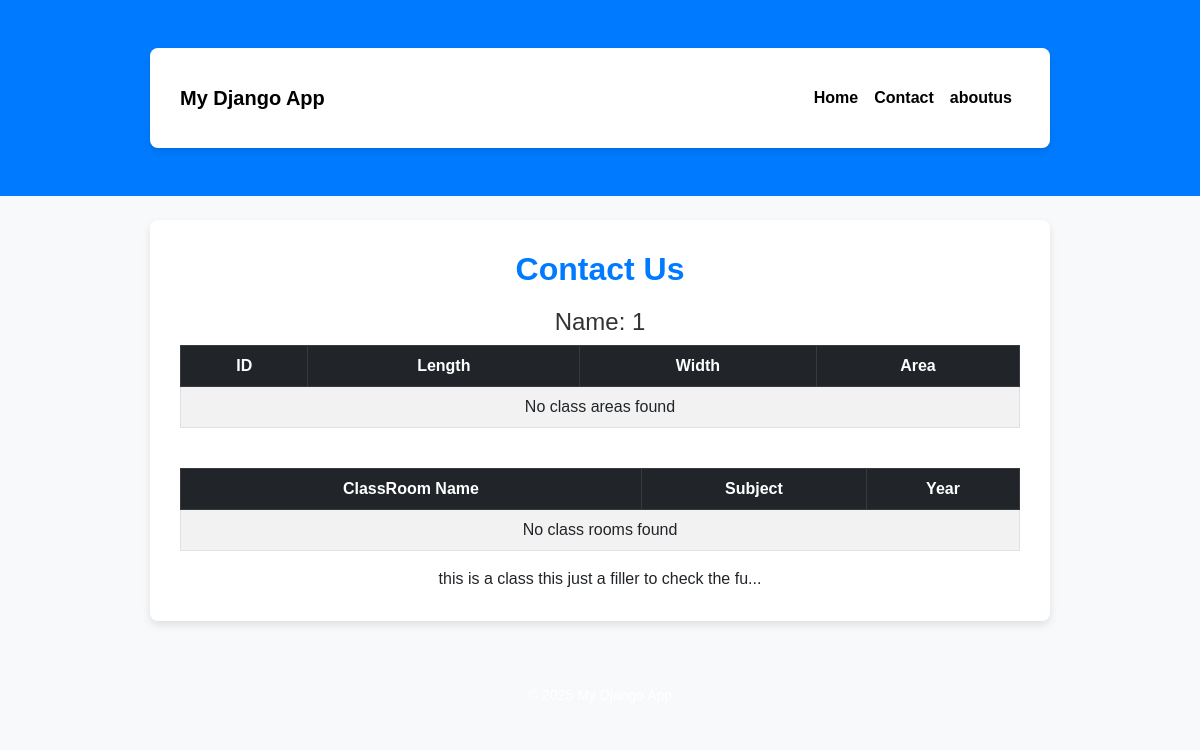
The page /contact/1/ on the database as committed earlier.
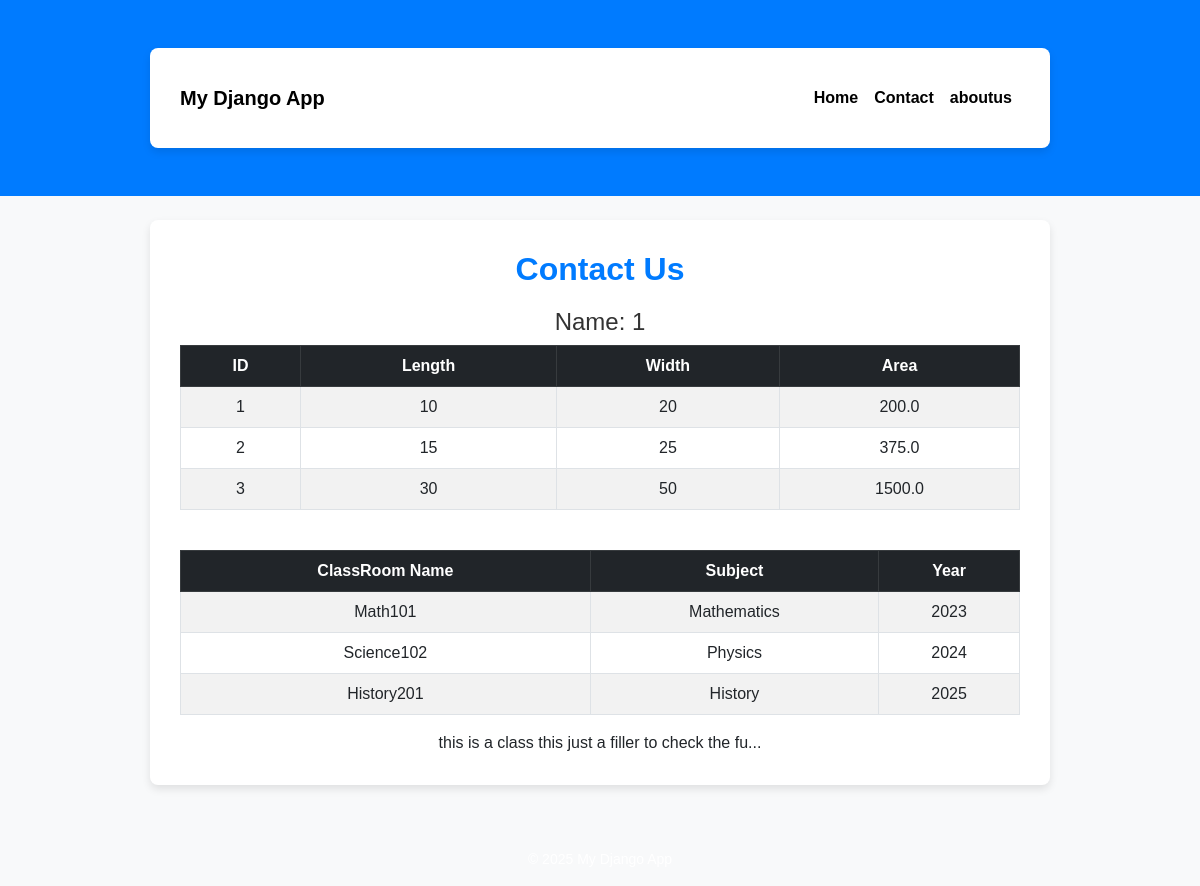
The same page on the database as committed later.
### myapp/models.py (models this page shows, shortened)
class ClassArea(models.Model):
    length = models.IntegerField(verbose_name="Class Length")
    width = models.IntegerField(verbose_name="Class Width")

class ClassRoom(models.Model):
    name = models.CharField(verbose_name="Class Name", max_length=50, unique=True)
    subject = models.CharField(verbose_name="Subject", max_length=50)
    year = models.IntegerField(verbose_name="Year")

### myapp/views.py (the view)
# urls.py: path('contact/<int:contact_id>/', contact, name='contact'), # "/contact/" ("/contact") = My contact Function in views
def contact(request,contact_id):
    class_areas = ClassArea.objects.all()
    class_rooms = ClassRoom.objects.all()  # Get all ClassRoom objects
    context = {
        "class_id": contact_id,
        "description":"this is a class this just a filler to check the funcationality of the if function inside Contact.html",
        "class_areas" : class_areas,
        "class_rooms":class_rooms
               }  # Passes 'name' to template
    return render(request, "contact.html", context)

### myapp/templatetags/custom_filters.py (called while the page is built)
@register.filter
def multiply(value, arg):
    try:
        return float(value) * float(arg)
    except (ValueError, TypeError):
        return 0  # Return 0 if there's an error

### myapp/templates/contact.html (shortened to what this page needs)
{% extends "base.html" %}
{% load static %}
{% load custom_filters %}
{% block content %}
    <h1>Contact Us</h1>
    <h2>Name: {{ class_id }}</h2>
    <table class="table table-bordered table-striped">
        <thead class="table-dark">
            <tr>
                <th>ID</th>
                <th>Length</th>
                <th>Width</th>
                <th>Area</th>
            </tr>
        </thead>
        <tbody>
            {% for class_area in class_areas %}
            <tr>
                <td>{{ class_area.id }}</td>
                <td>{{ class_area.length }}</td>
                <td>{{ class_area.width }}</td>
                <td>{{ class_area.length|multiply:class_area.width }}</td>
            </tr>
            {% empty %}
            <tr>
                <td colspan="4" class="text-center">No class areas found</td>
            </tr>
            {% endfor %}
        </tbody>
    </table>
    <br/>
    <table class="table table-bordered table-striped">
        <thead class="table-dark">
            <tr>
                <th>ClassRoom Name</th>
                <th>Subject</th>
                <th>Year</th>
            </tr>
        </thead>
        <tbody>
            {% for class_room in class_rooms %}
            <tr>
                <td>{{ class_room.name }}</td>
                <td>{{ class_room.subject }}</td>
                <td>{{ class_room.year }}</td>
            </tr>
            {% empty %}
            <tr>
                <td colspan="3" class="text-center">No class rooms found</td>
            </tr>
            {% endfor %}
        </tbody>
    </table>
    {% if description %}
        {% if description|length > 50 %}
            {{ description|slice:":50" }}...
        {% else %}
            {{ description }}
        {% endif %}
    {% else %}
        <p>No description available.</p>
    {% endif %}
{% endblock %}

### templates/base.html (shortened to what this page needs)
<!DOCTYPE html>
<html lang="en">
<head>
    {% load static %}
    <link rel="stylesheet" href="https://cdn.jsdelivr.net/npm/bootstrap@5.3.0/dist/css/bootstrap.min.css">
    <link rel="stylesheet" href="{% static 'css/style.css' %}">
</head>
<body>
    <nav class="navbar navbar-expand-lg navbar-light bg-light">
        <div class="container">
            <a class="navbar-brand" href="{% url 'home' %}">My Django App</a>
            <div class="collapse navbar-collapse" id="navbarNav">
                <ul class="navbar-nav ms-auto">
                    <li class="nav-item">
                        <a class="nav-link" href="{% url 'home' %}">Home</a>
                    </li>
                    <li class="nav-item">
                        <a class="nav-link" href="{% url 'contact' contact_id=1 %}">Contact</a>
                    </li>
                    <li class="nav-item">
                        <a class="nav-link" href="{% url 'about_us' %}">aboutus</a>
                    </li>
                </ul>
            </div>
        </div>
    </nav>
    <div class="container mt-4">
        {% block content %}{% endblock %}
    </div>
    <footer class="text-center py-3 mt-5 bg-light">
        <p>&copy; 2025 My Django App</p>
    </footer>
</body>
</html>

### myapp/static/css/style.css (style rules this page uses)
body { font-family: 'Arial', sans-serif; background-color: #f8f9fa; margin: 0; padding: 0; }
.navbar { background-color: #007bff !important; }
.navbar a { color: black !important; font-weight: bold; }
.navbar-nav .nav-link { transition: color 0.3s ease-in-out; }
.container { max-width: 900px; margin: 40px auto; background: white; padding: 30px; border-radius: 8px; box-shadow: 0 4px 8px rgba(0, 0, 0, 0.1); text-align: center; }
h1 { color: #007bff; font-size: 32px; font-weight: bold; margin-bottom: 20px; }
h2 { color: #333; font-size: 24px; }
a { color: black; }
footer { background-color: #007bff; color: white; padding: 15px 0; position: relative; width: 100%; bottom: 0; }
footer p { margin: 0; font-size: 14px; }

Rows that differ between the two databases and show on the page:
added ClassArea: id "1", length "10", width "20", length|multiply "200.0"
added ClassArea: id "2", length "15", width "25", length|multiply "375.0"
added ClassArea: id "3", length "30", width "50", length|multiply "1500.0"
added ClassRoom: name "Math101", subject "Mathematics", year "2023"
added ClassRoom: name "Science102", subject "Physics", year "2024"
added ClassRoom: name "History201", subject "History", year "2025"
Other text that changed with them:
text no longer shown: "No class areas found No class rooms found"
